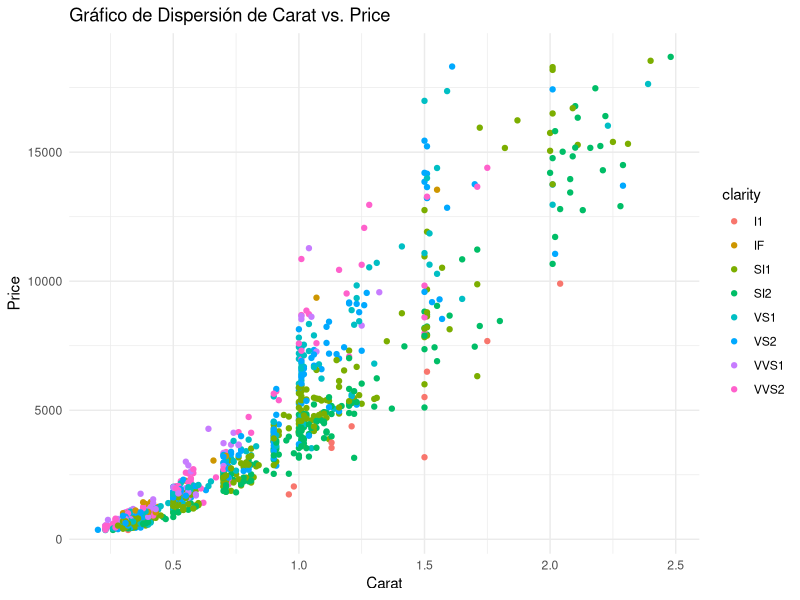
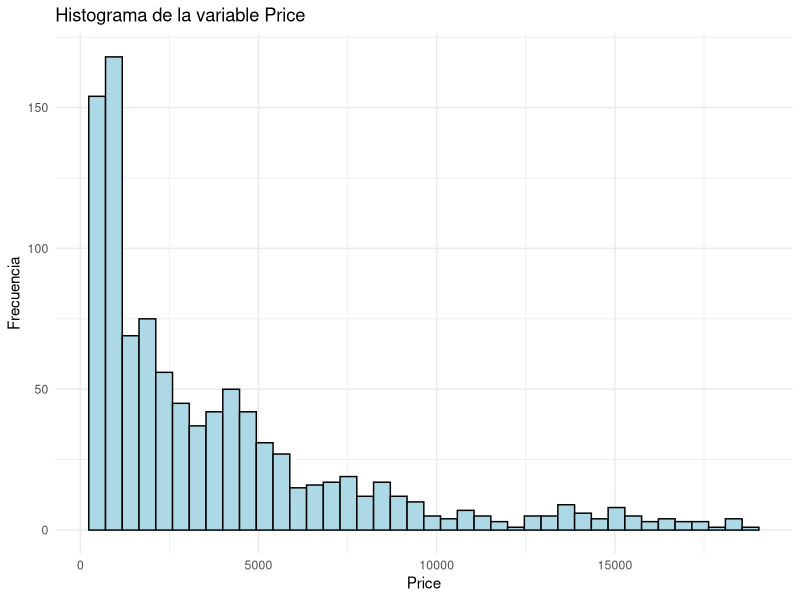
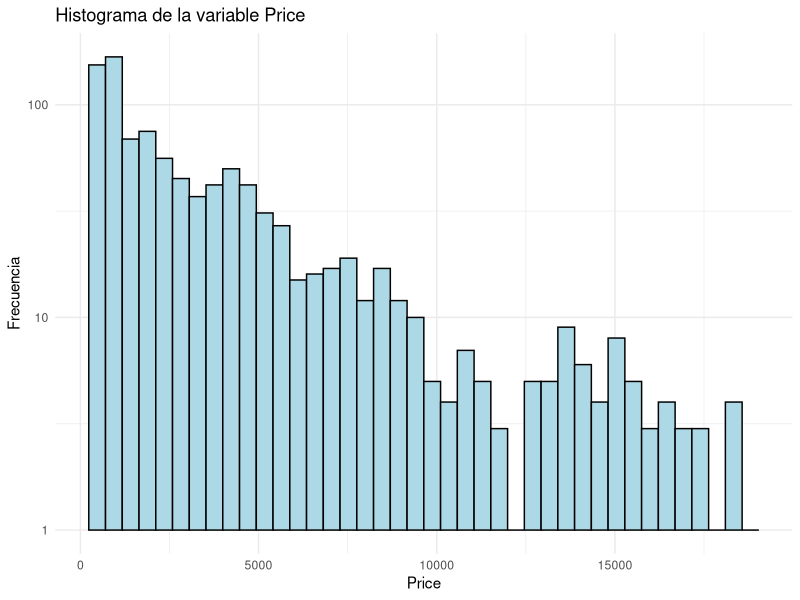
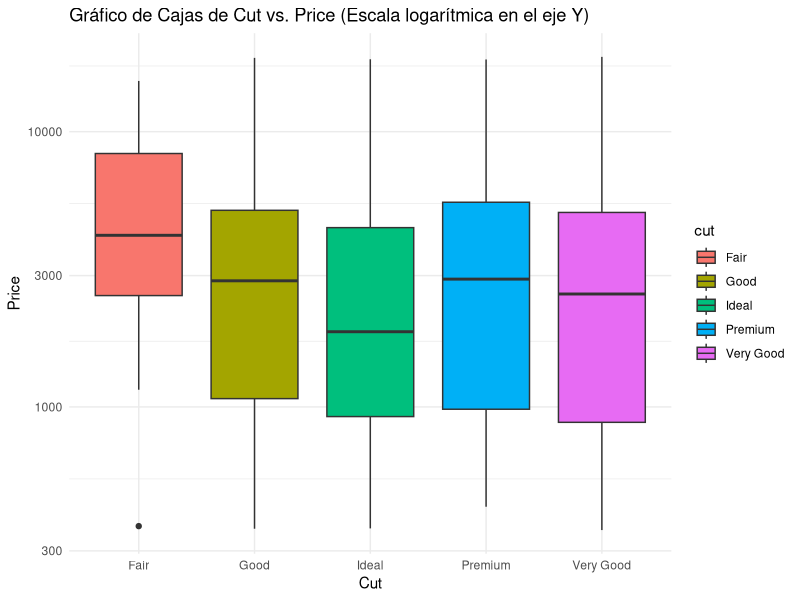
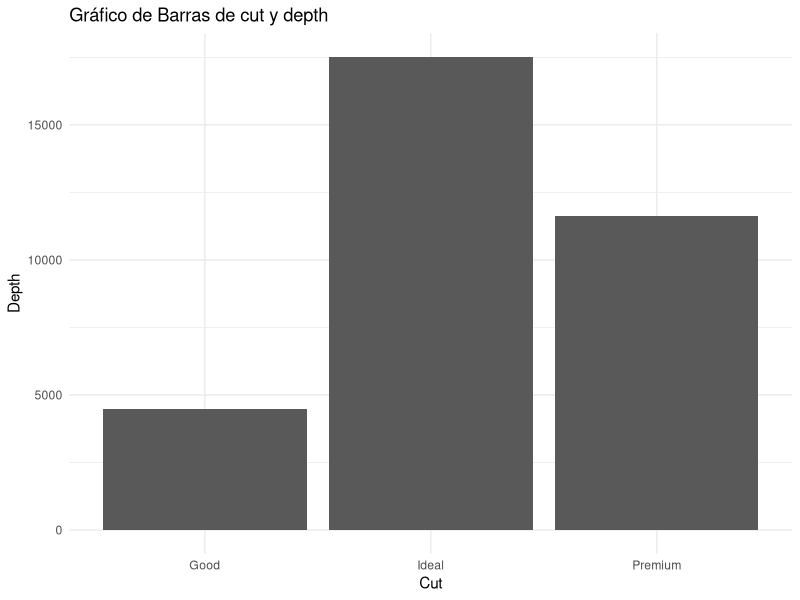
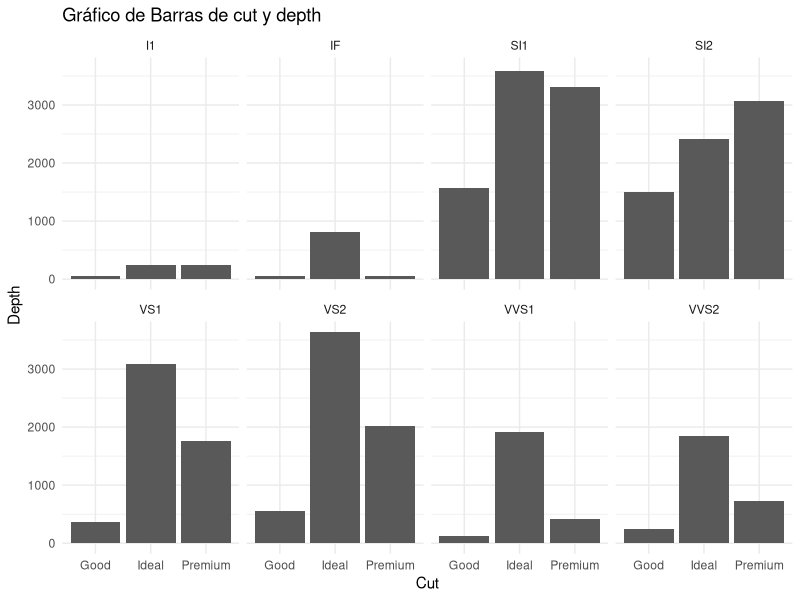
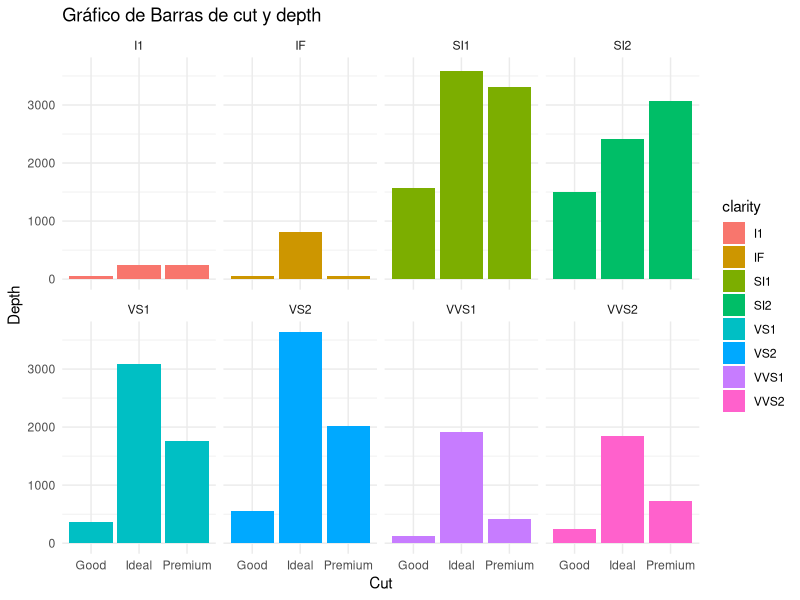
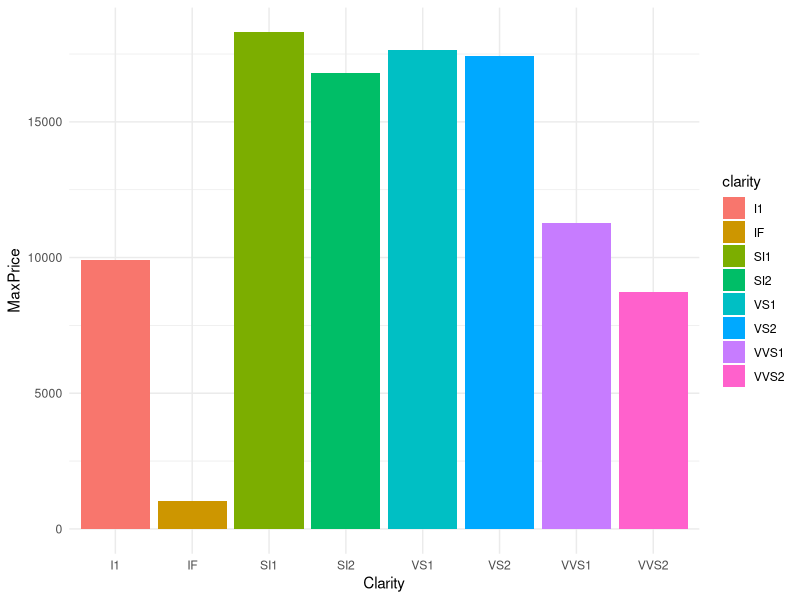

R code for these plots, in order:
## ---- chunk 1
library(ggplot2)
library(dplyr)
library(rlang)
## ---- chunk 2
diamonds_data <- read.csv("diamonds.csv")
str(diamonds_data)
## ---- chunk 3
scatter_plot <- ggplot(diamonds_data, aes(x = carat, y = price, color = clarity)) +
  geom_point() +
  labs(title = "Gráfico de Dispersión de Carat vs. Price",
       x = "Carat",
       y = "Price") +
  theme_minimal() +
  scale_color_discrete(name = "clarity")

print(scatter_plot)
## ---- chunk 4
histogram_plot <- ggplot(diamonds_data, aes(x = price)) +
  geom_histogram(bins = 40, color = "black", fill = "lightblue") +
  labs(title = "Histograma de la variable Price",
       x = "Price",
       y = "Frecuencia") +
  theme_minimal()

histogram_plot_base_10 <- ggplot(diamonds_data, aes(x = price)) +
  geom_histogram(bins = 40, color = "black", fill = "lightblue") +
  labs(title = "Histograma de la variable Price",
       x = "Price",
       y = "Frecuencia") +
  theme_minimal() +
  scale_y_log10()


print(histogram_plot)
print(histogram_plot_base_10)
## ---- chunk 5
boxplot_plot <- ggplot(diamonds_data, aes(x = cut, y = price, fill = cut)) +
  geom_boxplot() +
  labs(title = "Gráfico de Cajas de Cut vs. Price (Escala logarítmica en el eje Y)",
       x = "Cut",
       y = "Price") +
  theme_minimal() +
  scale_y_log10()

print(boxplot_plot)
## ---- chunk 6
filtered_price <- diamonds_data %>%
  filter(price > 1000, cut %in% c("Good", "Ideal", "Premium"))

bar_plot_filtered_price_1 <- ggplot(filtered_price, aes(x = cut, y = depth)) +
  geom_bar(stat = "identity") +
  labs(title = "Gráfico de Barras de cut y depth",
       x = "Cut",
       y = "Depth") +
  theme_minimal() 

print(bar_plot_filtered_price_1)

bar_plot_filtered_price_2 <- ggplot(filtered_price, aes(x = cut, y = depth)) +
  geom_bar(stat = "identity") +
  labs(title = "Gráfico de Barras de cut y depth",
       x = "Cut",
       y = "Depth") +
  theme_minimal() +
  facet_wrap(~clarity, ncol = 4)

print(bar_plot_filtered_price_2)

bar_plot_filtered_price_3 <- ggplot(filtered_price, aes(x = cut, y = depth, fill = clarity)) +
  geom_bar(stat = "identity") +
  labs(title = "Gráfico de Barras de cut y depth",
       x = "Cut",
       y = "Depth") +
  theme_minimal() +
  facet_wrap(~clarity, ncol = 4)

print(bar_plot_filtered_price_3)
## ---- chunk 7
median_dimension_diamond <- diamonds_data %>%
  group_by(cut) %>%
  summarise(mediaX = mean(x),
            mediaY = mean(y),
            mediaZ = mean(z))

print(median_dimension_diamond)
## ---- chunk 8
cut_premium <- diamonds_data %>%
  filter(cut == "Premium") %>%
  group_by(clarity) %>%
  summarise(minPrice = min(price),
            maxPrice = max(price))


print(cut_premium)
## ---- chunk 9
bar_plot_premium <- ggplot(cut_premium, aes(x = clarity, y = maxPrice, fill = clarity)) +
  geom_bar(stat = "identity") +
  labs(x = "Clarity",
       y = "MaxPrice") +
  theme_minimal()


print(bar_plot_premium)
